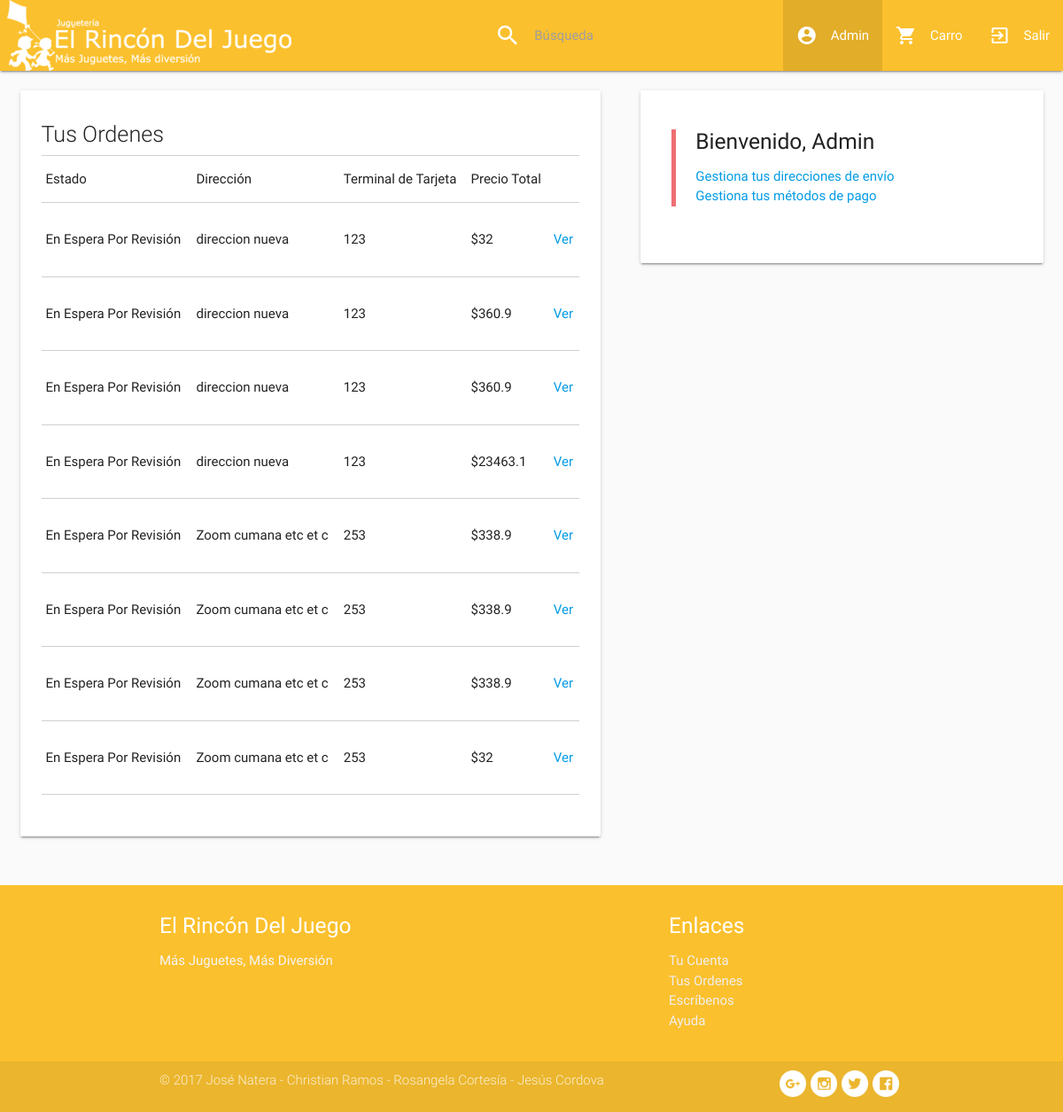
The page /orden-perfil.php (signed in) on the database its author committed.
### tables this page shows
CREATE TABLE `venta` (
  `id` int(11) NOT NULL,
  `preciototal` varchar(500) DEFAULT NULL,
  `direccionEnvio` varchar(200) DEFAULT NULL,
  `metodoPago` varchar(50) DEFAULT NULL,
  `usuarioid` int(11) DEFAULT NULL
);

### php/lista-orden.php (the view, shortened to what this page needs)
<?php
    include_once("conexion.php");
    $sql = "SELECT * FROM `venta` WHERE `usuarioid` = '".$_SESSION['usuarioid']."' ORDER BY `id` DESC";
    $result= $mysqli->query($sql);
    while($row = mysqli_fetch_array($result)) {
                echo "<tr> ";
                echo "                            <td>";
                echo "                                    <p>";
                echo "En Espera Por Revisión";
                echo "                                    </p>";
                echo "                            </td>";
                echo "                            <td>";
                echo "                                <p class='card-number'>".$row['direccionEnvio']."</p>";
                echo "                            </td>";
                echo "                            <td>";
                echo "                                <p class='card-expire'>".$row['metodoPago']."</p>";
                echo "                            </td>";
                echo "                            <td>";
                echo "                                <p class='card-expire'>$".$row['preciototal']."</p>";
                echo "                            </td>";
                echo "                            <td>";
                echo "                                <a href='ver-orden-perfil?id=".$row['id']."&metodoPago=".$row['metodoPago']."&direccionEnvio=".$row['direccionEnvio']."&preciototal=".$row['preciototal']."'>Ver</a>";
                echo "                            </td>";
                echo "                        </tr>";
        }
?>

### css/style.css (style rules this page uses)
body { display: flex; min-height: 100vh; flex-direction: column; }

### rows shown on the page
venta: direccionEnvio "direccion nueva", metodoPago "123", preciototal "32"
venta: direccionEnvio "direccion nueva", metodoPago "123", preciototal "360.9"
venta: direccionEnvio "direccion nueva", metodoPago "123", preciototal "360.9"
venta: direccionEnvio "direccion nueva", metodoPago "123", preciototal "23463.1"
venta: direccionEnvio "Zoom cumana etc et c", metodoPago "253", preciototal "338.9"
venta: direccionEnvio "Zoom cumana etc et c", metodoPago "253", preciototal "338.9"
venta: direccionEnvio "Zoom cumana etc et c", metodoPago "253", preciototal "338.9"
venta: direccionEnvio "Zoom cumana etc et c", metodoPago "253", preciototal "32"

### other values the page prints
$_SESSION['nom_usu'] "Admin"
$_SESSION['nombreusuario'] "Admin"
